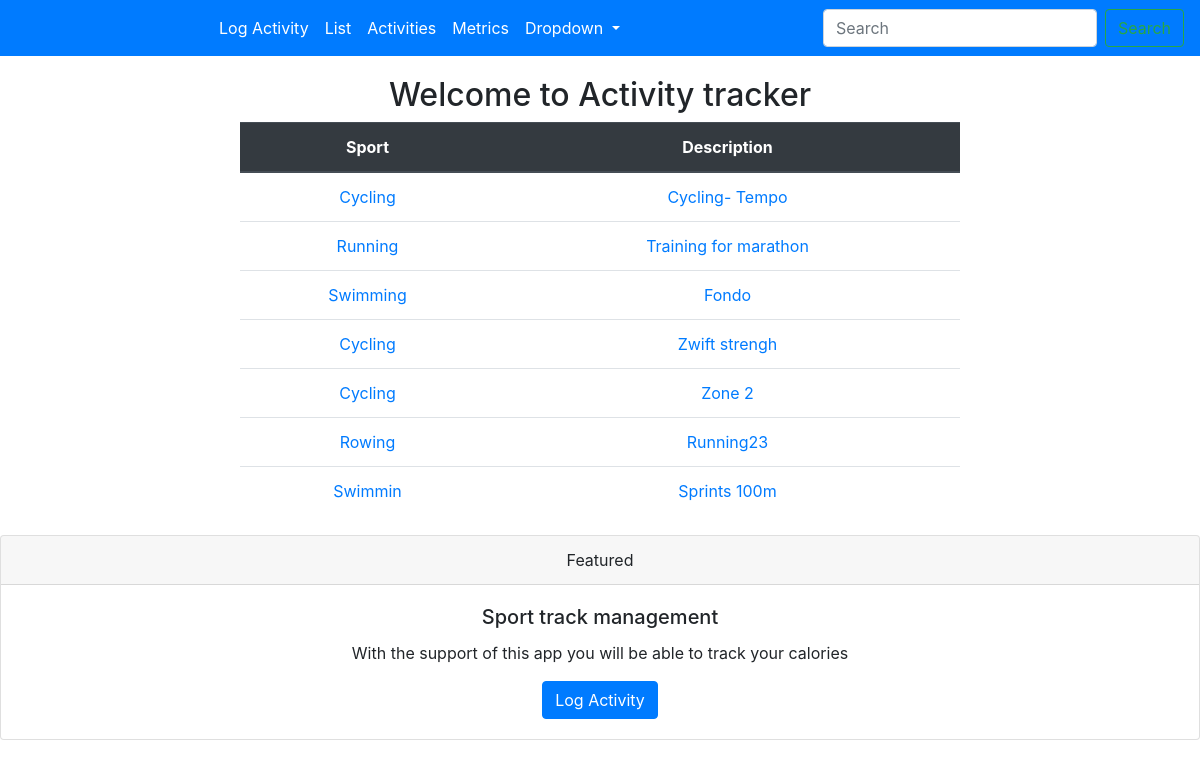
The page / on the database its author committed.
### activity/models.py (models this page shows, shortened)
class Activity(models.Model):
    description = models.CharField(max_length=256)
    sport = models.CharField(max_length=256)
    time = models.IntegerField()
    duration = models.IntegerField()
    calories = models.IntegerField()
    distance = models.IntegerField()

### activity/views.py (the view)
# urls.py: path('', views.ActivityList.as_view(), name="list"),
class ActivityList(ListView):
    model = models.Activity
    template_name = 'index.html'

### templates/index.html
{% extends "base.html" %}
{% block content %}
    <H2>Welcome to Activity tracker</H2>
    <table class="table">
        <thead class="thead-dark">
        <tr>
            <th scope="col">Sport</th>
            <th scope="col">Description</th>
        </tr>
        </thead>
        <tbody>
        {% for act in activity_list %}
            <tr>
                <td><a href={% url 'activity:detail' pk=act.id %}>{{ act.sport }}</a></td>
                <td><a href={% url 'activity:detail' pk=act.id %}>{{ act.description }}</a></td>
            </tr>
        {% endfor %}
        </tbody>
    </table>
{% endblock %}

### templates/base.html (shortened to what this page needs)
<!DOCTYPE html>
{% load static %}
<html lang="en">
<head>
    <link rel="stylesheet" href="https://stackpath.bootstrapcdn.com/bootstrap/4.4.1/css/bootstrap.min.css"
>
    <link rel="stylesheet" href="{% static 'activity/main_css.css' %}">
</head>
<body>
<div id="cont">
    <nav class="navbar navbar-expand-lg bg-primary">
        <div class="collapse navbar-collapse" id="navbarSupportedContent">
            <ul class="navbar-nav mr-auto">
                <li class="nav-item">
                    <a class="nav-link" href={% url 'activity:create' %}>Log Activity</a>
                </li>
                <li class="nav-item">
                    <a class="nav-link" href={% url 'activity:list' %}>List</a>
                </li>
                <li class="nav-item">
                    <a class="nav-link" href="#">Activities</a>
                </li>
                <li class="nav-item">
                    <a class="nav-link" href={% url 'activity:calories' %}>Metrics</a>
                </li>
                <li class="nav-item dropdown">
                    <a class="nav-link dropdown-toggle" href="#" id="navbarDropdown" role="button"
                       data-toggle="dropdown" aria-haspopup="true" aria-expanded="false">
                        Dropdown
                    </a>
                </li>
            </ul>
            <form class="form-inline my-2 my-lg-0">
                <input class="form-control mr-sm-2" type="search" placeholder="Search" aria-label="Search">
                <button class="btn btn-outline-success my-2 my-sm-0" type="submit">Search</button>
            </form>
        </div>
    </nav>
    <div id="content">
        {% block content %}
        {% endblock %}
    </div>
    <div class="card">
        <div class="card-header">
            Featured
        </div>
        <div class="card-body">
            <h5 class="card-title">Sport track management</h5>
            <p class="card-text">With the support of this app you will be able to track your calories</p>
            <a href="{% url "activity:create" %}"
               class="btn btn-primary"
               data-toggle="tooltip"
            data-placement="top" title="Tooltip on top">Log Activity</a>
        </div>
    </div>
</div>
</body>
</html>

### static/activity/main_css.css (style rules this page uses)
.navbar { text-align: center; }
.card { text-align: center; }
#content { text-align: center; width: 60%; margin: 20px 20% 20px 20%; }
.navbar-nav { margin: auto; }
.table { margin: auto; }
.nav-link { color: white; }
table { margin: auto; }

### rows shown on the page
Activity: sport "Cycling", description "Cycling- Tempo"
Activity: sport "Running", description "Training for marathon"
Activity: sport "Swimming", description "Fondo"
Activity: sport "Cycling", description "Zwift strengh"
Activity: sport "Cycling", description "Zone 2"
Activity: sport "Rowing", description "Running23"
Activity: sport "Swimmin", description "Sprints 100m"
